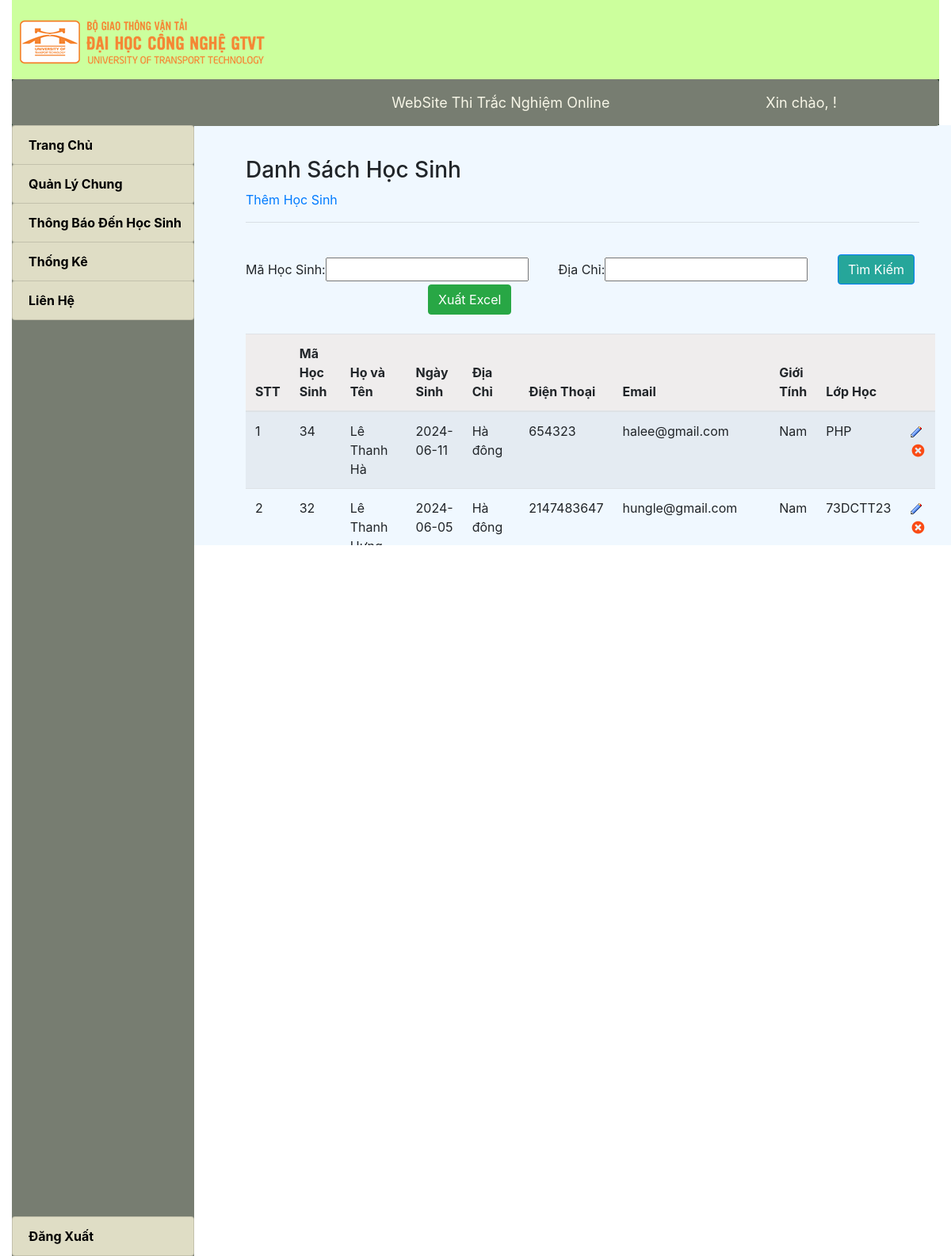
Page /73DCTT23_MVC/DSHocSinh on the committed database.
### tables this page shows
CREATE TABLE `hocsinh` (
  `Mahs` int(11) NOT NULL,
  `Hoten` varchar(20) NOT NULL,
  `Ngaysinh` date NOT NULL,
  `Diachi` varchar(50) NOT NULL,
  `Dienthoai` int(10) NOT NULL,
  `Email` varchar(50) NOT NULL,
  `Gioitinh` text NOT NULL,
  `Tenlop` varchar(50) NOT NULL
);

### 73DCTT23_MVC/MVC/Core/controller.php (called while the page is built, shortened)
<?php
class controller{
    public function model($model){
        return new $model;
    }
    public function view($view,$data=[]){
        include_once './MVC/Views/'.$view.'.php';
    }
}
?>

### 73DCTT23_MVC/MVC/Controllers/DShocsinh.php (called while the page is built, shortened)
<?php
class DShocsinh extends controller
{
    private $dshs;
    function __construct()
    {
        $this->dshs = $this->model('HocSinh_m');
    }
    function Get_data()
    {
        $danhSachlophoc = $this->dshs->layDanhSachLopHocTen();
        $this->view('Masterlayout', [
            'page' => 'DShocsinh',
            'danhSachLopHoc' => $danhSachlophoc,
            'dulieu' => $this->dshs->hocsinh_find('', '')
        ]);
    }
}

### 73DCTT23_MVC/MVC/Core/app.php (called while the page is built, shortened)
<?php
    class app{
        protected $action='Get_data';
        function __construct()
        {
            $arr=$this->processURL();
            if($arr!=null){
                if(file_exists('./MVC/Controllers/'.$arr[0].'.php')){
                    $this->controller=$arr[0];
                    unset($arr[0]);
                }
            }
            $this->controller=new $this->controller;
            $this->param=$arr?array_values($arr):[];
            call_user_func_array([$this->controller,$this->action],$this->param);
        }
        function processURL(){
            if(isset($_GET['url'])){
              return explode('/', filter_var(trim($_GET['url']),FILTER_DEFAULT));
            }
        }
    }
?>

### 73DCTT23_MVC/MVC/bridge.php (called while the page is built, shortened)
<?php
include_once './MVC/Core/app.php';
include_once './MVC/Core/controller.php';
include_once './MVC/Core/connectDB.php';
$app = new app();

### 73DCTT23_MVC/index.php (called while the page is built, shortened)
<?php
    include_once './MVC/bridge.php';
?>

### 73DCTT23_MVC/MVC/Core/connectDB.php (called while the page is built, shortened)
<?php
class connectDB{
    protected $server='localhost';
    protected $user='root';
    protected $pass='';
    protected $db='baitaplon';
    function __construct()
    {
        $this->con=mysqli_connect($this->server,$this->user,$this->pass,$this->db);
    }
}
?>

### 73DCTT23_MVC/MVC/Models/HocSinh_m.php (called while the page is built, shortened)
<?php
class HocSinh_m extends connectDB
{
    function LayDanhSachLopHocTen()
    {
        $sql = "SELECT Tenlop FROM lophoc";
        return mysqli_query($this->con, $sql);
    }
    function hocsinh_find($mahs, $dc)
    {
        $sql = "SELECT * FROM hocsinh WHERE Mahs LIKE '%$mahs%' AND Diachi LIKE '%$dc%'";
        return mysqli_query($this->con, $sql);
    }
}

### 73DCTT23_MVC/MVC/Views/Pages/DShocsinh.php (the view, shortened to what this page needs)
<form method="post" action="http://localhost/73DCTT23_MVC/DShocsinh/Timkiem">
    <h3>Danh Sách Học Sinh</h3>
    <a href="http://localhost/73DCTT23_MVC/HocSinh">Thêm Học Sinh</a>
    <hr class="custom-hr">
    <br>
    <div class="form-inline">
        <label for="myMahs">Mã Học Sinh: </label>
        <input type="text" class="form-control1" id="myMahs" name="txtMahs" value="<?php if (isset($data['Mahs'])) echo $data['Mahs'] ?>">
        <label style="margin-left: 1cm;" for="myDiachi">Địa Chỉ: </label>
        <input type="text" class="form-control1" id="myDiachi" placeholder="" name="txtDiachi" value="<?php if (isset($data['Diachi'])) echo $data['Diachi'] ?>">
        <button style="margin-left: 1cm; background-color: #26a69a;" type="submit" class="btn btn-primary" name="btnTimkiem">Tìm Kiếm</button>
        <button type="submit" class="btn btn-success" name="btnXuatExcel" style="margin-left: 230px;">
            Xuất Excel
        </button>
    </div>
    <br>
    <table class="table table-striped">
        <thead>
            <tr style="background:#efeded">
                <th>STT</th>
                <th>Mã Học Sinh</th>
                <th>Họ và Tên</th>
                <th>Ngày Sinh</th>
                <th>Địa Chỉ</th>
                <th>Điện Thoại</th>
                <th>Email</th>
                <th>Giới Tính</th>
                <th>Lớp Học</th>
                <th></th>
            </tr>
        </thead>
        <tbody>
            <?php
            if (isset($data['dulieu']) && mysqli_num_rows($data['dulieu']) > 0) {
                $i = 0;
                while ($row = mysqli_fetch_assoc($data['dulieu'])) {
            ?>
                    <tr>
                        <td><?php echo (++$i) ?></td>
                        <td><?php echo $row['Mahs'] ?></td>
                        <td><?php echo $row['Hoten'] ?></td>
                        <td><?php echo $row['Ngaysinh'] ?></td>
                        <td><?php echo $row['Diachi'] ?></td>
                        <td><?php echo $row['Dienthoai'] ?></td>
                        <td><?php echo $row['Email'] ?></td>
                        <td><?php echo $row['Gioitinh'] ?></td>
                        <td><?php echo $row['Tenlop'] ?></td>
                        <td>
                            <a href="#" class="edit-link" data-mahs="<?php echo $row['Mahs']; ?>" data-hoten="<?php echo $row['Hoten']; ?>" data-ngaysinh="<?php echo $row['Ngaysinh']; ?>" data-diachi="<?php echo $row['Diachi']; ?>" data-dienthoai="<?php echo $row['Dienthoai']; ?>" data-email="<?php echo $row['Email']; ?>" data-gioitinh="<?php echo $row['Gioitinh']; ?>" data-toggle="modal" data-target="#editModal">
                                <img src="http://localhost/73DCTT23_MVC/Public/Pictures/edit.gif" alt="Edit">
                            </a>
                            <a href="http://localhost/73DCTT23_MVC/DShocsinh/xoa/<?php echo $row['Mahs'] ?>">
                                <img src="http://localhost/73DCTT23_MVC/Public/Pictures/13.png" alt="">
                            </a>
                        </td>
                    </tr>
            <?php
                }
            }
            ?>
        </tbody>
    </table>
</form>

### 73DCTT23_MVC/MVC/Views/Masterlayout.php (style rules this page uses)
body, html { height: 100%; margin: 0; overflow: hidden; }

### rows in the picture
hocsinh: Mahs "34", Hoten "Lê Thanh Hà", Ngaysinh "2024-06-11", Diachi "Hà đông", Dienthoai "654323", Email "halee@gmail.com", Gioitinh "Nam", Tenlop "PHP"
hocsinh: Mahs "32", Hoten "Lê Thanh…", Ngaysinh "2024-06-05", Diachi "Hà đông", Dienthoai "2147483647", Email "hungle@gmail.com", Gioitinh "Nam", Tenlop "73DCTT23"
